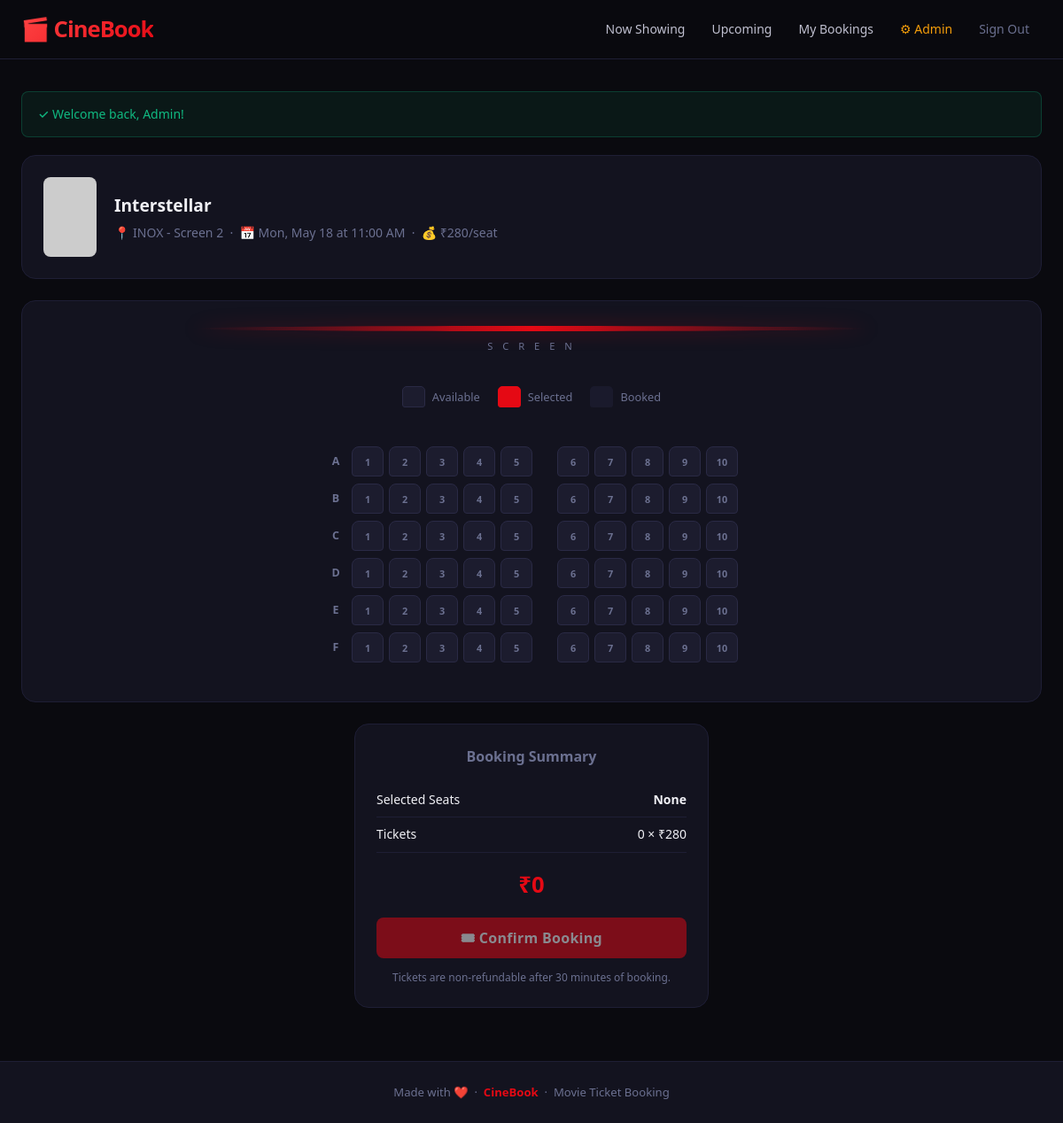
The page /booking.php?show_id=4 (signed in) on the database its author committed.
### tables this page shows
CREATE TABLE shows (
  id INT AUTO_INCREMENT PRIMARY KEY,
  movie_id INT NOT NULL,
  theater_id INT NOT NULL,
  show_date DATE NOT NULL,
  show_time TIME NOT NULL,
  price DECIMAL(10,2) NOT NULL DEFAULT 200,
  FOREIGN KEY (movie_id) REFERENCES movies(id) ON DELETE CASCADE,
  FOREIGN KEY (theater_id) REFERENCES theaters(id) ON DELETE CASCADE
);

CREATE TABLE movies (
  id INT AUTO_INCREMENT PRIMARY KEY,
  title VARCHAR(200) NOT NULL,
  description TEXT,
  genre VARCHAR(100),
  language VARCHAR(50),
  duration INT COMMENT 'minutes',
  rating DECIMAL(3,1) DEFAULT 0,
  poster VARCHAR(255),
  trailer_url VARCHAR(255),
  release_date DATE,
  status ENUM('now_showing','upcoming') DEFAULT 'now_showing',
  created_at TIMESTAMP DEFAULT CURRENT_TIMESTAMP
);

CREATE TABLE theaters (
  id INT AUTO_INCREMENT PRIMARY KEY,
  name VARCHAR(150) NOT NULL,
  location VARCHAR(200),
  total_seats INT DEFAULT 60
);

### booking.php (the view, shortened to what this page needs)
<?php
require_once __DIR__ . '/includes/functions.php';
$show_id = (int)($_GET['show_id'] ?? 0);
$stmt = $conn->prepare("SELECT s.*, m.title, m.poster, t.name AS theater_name, t.total_seats FROM shows s JOIN movies m ON s.movie_id=m.id JOIN theaters t ON s.theater_id=t.id WHERE s.id=?");
$stmt->bind_param('i', $show_id); $stmt->execute();
$show = $stmt->get_result()->fetch_assoc();
$taken = bookedSeats($conn, $show_id);
require_once __DIR__ . '/includes/header.php';
$rows = ['A','B','C','D','E','F']; $cols = 10;
?>
<div class="booking-header">
  <img src="<?= e($show['poster']) ?>" alt="<?= e($show['title']) ?>"
       onerror="this.src='https://placehold.co/60x90/13131f/e50914?text=?'">
  <div>
    <h2><?= e($show['title']) ?></h2>
    <p>📍 <?= e($show['theater_name']) ?> &nbsp;·&nbsp; 📅 <?= date('D, M j', strtotime($show['show_date'])) ?> at <?= date('g:i A', strtotime($show['show_time'])) ?> &nbsp;·&nbsp; 💰 ₹<?= number_format($show['price']) ?>/seat</p>
  </div>
</div>
<div style="background:var(--surface);border:1px solid var(--border);border-radius:16px;padding:28px;margin-bottom:24px;">
  <div class="screen-wrap">
    <div class="screen-bar"></div>
    <div class="screen-label">S C R E E N</div>
  </div>
  <div class="seat-legend">
    <div class="legend-item"><div class="legend-box avail"></div> Available</div>
    <div class="legend-item"><div class="legend-box sel"></div> Selected</div>
    <div class="legend-item"><div class="legend-box taken"></div> Booked</div>
  </div>
  <div class="seats-container">
    <?php foreach ($rows as $r): ?>
      <div class="seat-row">
        <span class="row-label"><?= $r ?></span>
        <?php for ($c=1; $c<=5; $c++):
          $id = $r.$c; $isTaken = in_array($id, $taken); ?>
          <div class="seat<?= $isTaken?' taken':'' ?>" data-seat="<?= $id ?>"><?= $c ?></div>
        <?php endfor; ?>
        <?php for ($c=6; $c<=$cols; $c++):
          $id = $r.$c; $isTaken = in_array($id, $taken); ?>
          <div class="seat<?= $isTaken?' taken':'' ?>" data-seat="<?= $id ?>"><?= $c ?></div>
        <?php endfor; ?>
      </div>
    <?php endforeach; ?>
  </div>
</div>
<form method="post" id="bookForm">
  <div class="booking-summary">
    <h3>Booking Summary</h3>
    <div class="summary-row"><span>Selected Seats</span><span id="selectedList" style="color:var(--text);font-weight:700;">None</span></div>
    <div class="summary-row"><span>Tickets</span><span><span id="count">0</span> × ₹<?= number_format($show['price']) ?></span></div>
    <div class="summary-total">₹<span id="total">0</span></div>
    <button class="btn btn-block btn-lg" type="submit" id="payBtn" disabled>🎟 Confirm Booking</button>
    <p style="color:var(--muted);font-size:.75rem;margin-top:12px;">Tickets are non-refundable after 30 minutes of booking.</p>
  </div>
</form>
<?php require_once __DIR__ . '/includes/footer.php'; ?>

### assets/css/style.css (style rules this page uses)
*, *::before, *::after { margin: 0; padding: 0; box-sizing: border-box; }
:root { --bg: #0a0a0f; --surface: #13131f; --surface-2: #1c1c2e; --surface-3: #252540; --primary: #e50914; --primary-h: #ff2430; --primary-dim: rgba(229,9,20,0.12); --primary-glow:rgba(229,9,20,0.35); --text: #f0f0f5; --text-2: #c0c0d0; --muted: #6b7090; --border: #1e1e35; --border-2: #2a2a45; --success: #10b981; --danger: #ef4444; --warning: #f59e0b; --info: #6366f1; --gold: #fbbf24; --radius: 12px; --radius-sm: 8px; --shadow: 0 8px 32px rgba(0,0,0,0.5); --shadow-lg: 0 20px 60px rgba(0,0,0,0.6); --transition: 0.2s cubic-bezier(0.4,0,0.2,1); }
html { scroll-behavior: smooth; }
body { font-family: 'Segoe UI', system-ui, -apple-system, sans-serif; background: var(--bg); color: var(--text); min-height: 100vh; display: flex; flex-direction: column; line-height: 1.6; -webkit-font-smoothing: antialiased; }
img { display: block; max-width: 100%; }
button { font-family: inherit; }
.booking-header { background: var(--surface); padding: 24px; border-radius: 16px; border: 1px solid var(--border); margin-bottom: 24px; display: flex; align-items: center; gap: 20px; }
.booking-header img { width: 60px; height: 90px; object-fit: cover; border-radius: 8px; }
.booking-header h2 { font-size: 1.2rem; font-weight: 800; }
.booking-header p { color: var(--muted); font-size: 0.875rem; margin-top: 4px; }
.screen-wrap { margin-bottom: 36px; }
.screen-bar { height: 6px; background: linear-gradient(90deg, transparent, var(--primary), transparent); border-radius: 50%; max-width: 70%; margin: 0 auto 8px; box-shadow: 0 0 20px var(--primary-glow); }
.screen-label { text-align: center; color: var(--muted); font-size: 0.7rem; letter-spacing: 4px; text-transform: uppercase; }
.seats-container { display: flex; flex-direction: column; gap: 8px; align-items: center; overflow-x: auto; padding: 16px 0; }
.seat-row { display: flex; gap: 6px; align-items: center; }
.row-label { width: 24px; color: var(--muted); font-weight: 700; font-size: 0.78rem; text-align: center; flex-shrink: 0; }
.seat { width: 36px; height: 34px; border-radius: 8px 8px 4px 4px; background: var(--surface-2); border: 1px solid var(--border-2); cursor: pointer; font-size: 0.68rem; color: var(--muted); display: inline-flex; align-items: center; justify-content: center; transition: all 0.15s; user-select: none; font-weight: 600; }
.seat-legend { display: flex; gap: 20px; justify-content: center; flex-wrap: wrap; margin-bottom: 28px; }
.legend-item { display: flex; align-items: center; gap: 8px; font-size: 0.8rem; color: var(--muted); }
.legend-box { width: 26px; height: 24px; border-radius: 5px 5px 3px 3px; border: 1px solid; }
.legend-box.avail { background: var(--surface-2); border-color: var(--border-2); }
.legend-box.sel { background: var(--primary); border-color: var(--primary); }
.legend-box.taken { background: var(--surface-3); border-color: transparent; opacity: 0.4; }
.booking-summary { background: var(--surface); border: 1px solid var(--border); border-radius: 16px; padding: 24px; max-width: 400px; margin: 0 auto; text-align: center; }
.booking-summary h3 { margin-bottom: 16px; font-size: 1rem; color: var(--muted); font-weight: 600; }
.summary-row { display: flex; justify-content: space-between; padding: 8px 0; border-bottom: 1px solid var(--border); font-size: 0.875rem; }
.summary-total { font-size: 1.6rem; font-weight: 900; color: var(--primary); margin: 16px 0; }
.btn { display: inline-flex; align-items: center; justify-content: center; gap: 8px; padding: 12px 24px; background: var(--primary); color: #fff; border: none; border-radius: var(--radius-sm); cursor: pointer; font-size: 0.9rem; font-weight: 700; letter-spacing: 0.3px; transition: all var(--transition); line-height: 1; font-family: inherit; white-space: nowrap; }
.btn:disabled { opacity: 0.5; cursor: not-allowed; transform: none; box-shadow: none; }
.btn-block { width: 100%; }
.btn-lg { padding: 15px 32px; font-size: 1rem; }

### rows shown on the page
shows: movie.title "Interstellar", theater.name "INOX - Screen 2", show_date "Mon, May 18", show_time "11:00 AM", price "280"

### other values the page prints
SITE_NAME "CineBook"
$icon "✓"
$f['msg'] "Welcome back, Admin!"
$r "A"
$r "B"
$r "C"
$r "D"
$r "E"
$r "F"
